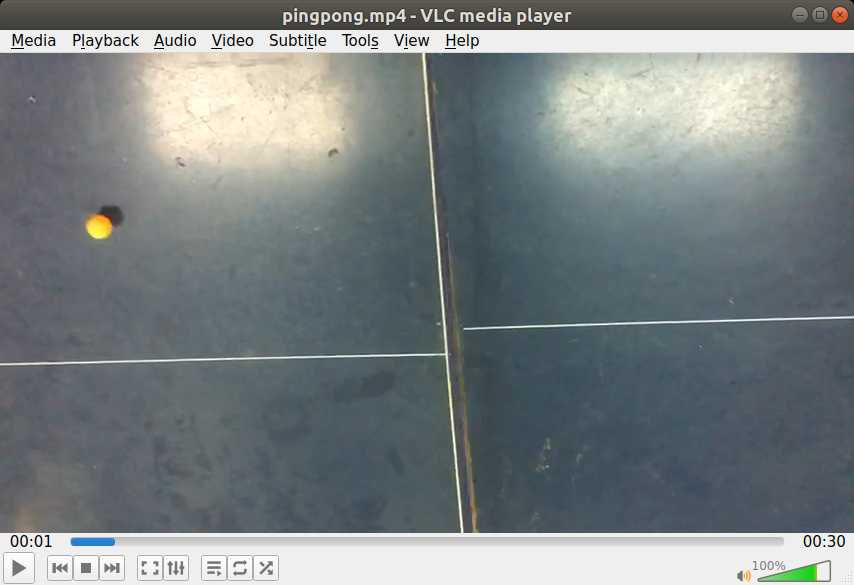
#> input picture 1.png, 854 x 585 px, given in place of the camera
$ python ball_tracking.py
#> lines starting #> are read from the running program, lines starting #| are printed output that depends on the picture; after the words box and inside, x2 and y2 are one past the last pixel; in counts of white or black regions, pixels touching at a corner belong together
# python3 test.py --video pingpong.mp4


# import the necessary packages
from collections import deque
import numpy as np
import argparse
import imutils
import cv2
import time
import pandas as pd
import matplotlib.pyplot as plt


# construct the argument parse and parse the arguments
ap = argparse.ArgumentParser()
ap.add_argument("-v", "--video",
	help="path to the (optional) video file")
ap.add_argument("-b", "--buffer", type=int, default=64,
	help="max buffer size")
args = vars(ap.parse_args())

# define the lower and upper boundaries of the "green"
# ball in the HSV color space, then initialize the
# list of tracked points

# greenLower = (29, 86, 6)
# greenUpper = (64, 255, 255)

yellowLower = (20, 100, 100)
yellowUpper = (30, 255, 255)
pts = deque(maxlen=args["buffer"])

# if a video path was not supplied, grab the reference
# to the webcam
if not args.get("video", False):
	camera = cv2.VideoCapture(0)

# otherwise, grab a reference to the video file
else:
	camera = cv2.VideoCapture(args["video"])

#Creating a Pandas DataFrame To Store Data Point
Data_Features = ['x', 'y', 'time']
Data_Points = pd.DataFrame(data = None, columns = Data_Features , dtype = float)


#Reading the time in the begining of the video.
start = time.time()

# keep looping
while True:
	# grab the current frame
	(grabbed, frame) = camera.read()
#> frame is the input picture: shape (585, 854, 3); mean B, G, R 129.7, 128.6, 121.3

	#Reading The Current Time
	current_time = time.time() - start

	# if we are viewing a video and we did not grab a frame,
	# then we have reached the end of the video
	if args.get("video") and not grabbed:
		break

	# resize the frame, blur it, and convert it to the HSV
	# color space
	frame = imutils.resize(frame, width=640)
#> frame: shape (438, 640, 3)
	# blurred = cv2.GaussianBlur(frame, (11, 11), 0)
	hsv = cv2.cvtColor(frame, cv2.COLOR_BGR2HSV)
#> hsv: shape (438, 640, 3); mean H, S, V 75.3, 35.4, 133.8

	# construct a mask for the color "green", then perform
	# a series of dilations and erosions to remove any small
	# blobs left in the mask
	mask = cv2.inRange(hsv, yellowLower, yellowUpper)
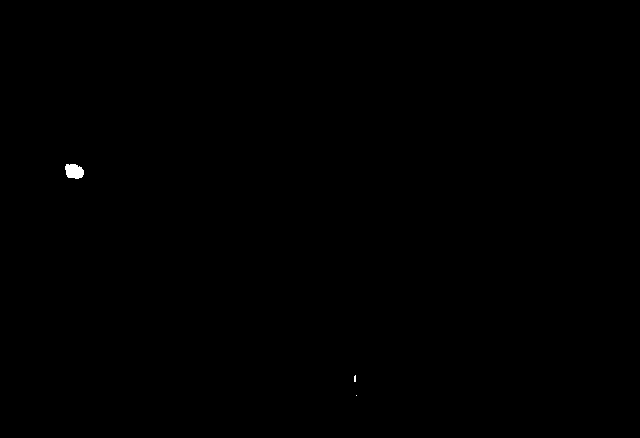
#> mask: shape (438, 640); 0.09% white; 3 white regions (2 under 20 px), largest, box (x1, y1, x2, y2) and area: (65, 164, 84, 179) 227
	mask = cv2.erode(mask, None, iterations=2)
#> mask: shape (438, 640); 0.04% white; 1 white region, box (x1, y1, x2, y2) and area: (68, 166, 82, 176) 103
	mask = cv2.dilate(mask, None, iterations=2)
#> mask: shape (438, 640); 0.08% white; 1 white region

	# find contours in the mask and initialize the current
	# (x, y) center of the ball
	cnts = cv2.findContours(mask.copy(), cv2.RETR_EXTERNAL,
		cv2.CHAIN_APPROX_SIMPLE)[-2]
#> cnts = 1 contour; box (x1, y1, x2, y2) and area: (66, 164, 84, 178) 188
	center = None

	# only proceed if at least one contour was found
	if len(cnts) > 0:
		# find the largest contour in the mask, then use
		# it to compute the minimum enclosing circle and
		# centroid
		c = max(cnts, key=cv2.contourArea)
#> c = contour of 19 points, box (x1, y1, x2, y2) (66, 164, 84, 178), area 188
		((x, y), radius) = cv2.minEnclosingCircle(c)
#> x = 74; y = 170.5; radius = 9.71
		M = cv2.moments(c)
#> M = moments, m00 188.5, centre m10/m00, m01/m00 = (73.93, 171)
		center = (int(M["m10"] / M["m00"]), int(M["m01"] / M["m00"]))
#> center = (73, 171)


		# only proceed if the radius meets a minimum size
		if (radius < 300) & (radius > 10 ) :
			# draw the circle and centroid on the frame,
			# then update the list of tracked points
			cv2.circle(frame, (int(x), int(y)), int(radius),
				(0, 255, 255), 2)
			cv2.circle(frame, center, 5, (0, 0, 255), -1)

			#Save The Data Points
			Data_Points.loc[Data_Points.size/3] = [x , y, current_time]

	# update the points queue
	pts.appendleft(center)

	# loop over the set of tracked points
	for i in range(1, len(pts)):
		# if either of the tracked points are None, ignore
		# them
		if pts[i - 1] is None or pts[i] is None:
			continue

		# otherwise, compute the thickness of the line and
		# draw the connecting lines
		thickness = int(np.sqrt(args["buffer"] / float(i + 1)) * 2.5)
		cv2.line(frame, pts[i - 1], pts[i], (0, 0, 255), thickness)

	# show the frame to our screen
	cv2.imshow("Frame", frame)
	key = cv2.waitKey(1) & 0xFF
#> (key q is pressed here)

	# if the 'q' key is pressed, stop the loop
	if key == ord("q"):
		break

#'h' is the focal length of the camera
#'X0' is the correction term of shifting of x-axis
#'Y0' is the correction term ofshifting of y-axis
#'time0' is the correction term for correction of starting of time
h = 0.2
X0 = -3
Y0 = 20
time0 = 0
theta0 = 0.3

#Applying the correction terms to obtain actual experimental data
Data_Points['x'] = Data_Points['x']- X0
Data_Points['y'] = Data_Points['y'] - Y0
Data_Points['time'] = Data_Points['time'] - time0

#Calulataion of theta value
Data_Points['theta'] = 2 * np.arctan(Data_Points['y']*0.0000762/h)#the factor correspons to pixel length in real life
Data_Points['theta'] = Data_Points['theta'] - theta0

#Creating the 'Theta' vs 'Time' plot
plt.plot(Data_Points['theta'], Data_Points['time'])
plt.xlabel('Theta')
plt.ylabel('Time')

#Export The Data Points As cvs File and plot
Data_Points.to_csv('Data_Set.csv', sep=",")
plt.savefig('Time_vs_Theta_Graph.svg', transparent= True)
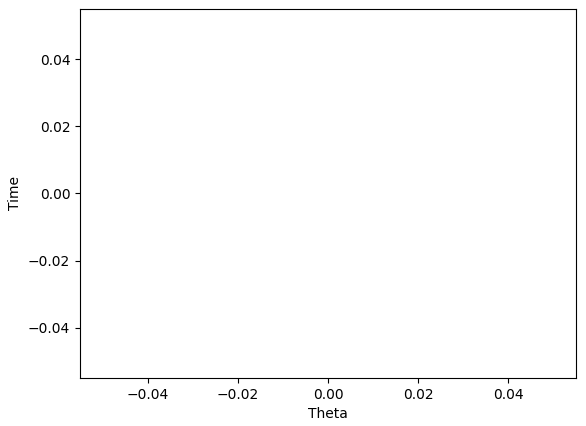
#> figure drawn by matplotlib, 1 panel

# cleanup the camera and close any open windows
camera.release()
cv2.destroyAllWindows()
